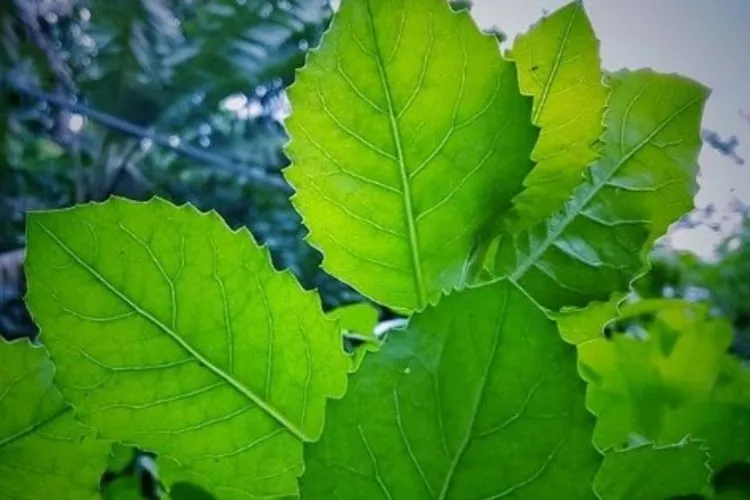
#> input picture LKP-2/images/daun.jpg, 750 x 500 px, given in place of Lenna.png, which was not available
$ python lkp2.py
#> lines starting #> are read from the running program, lines starting #| are printed output that depends on the picture; after the words box and inside, x2 and y2 are one past the last pixel; in counts of white or black regions, pixels touching at a corner belong together; long printed decimals are rounded; pictures that were not available may be replaced by others from this repository, and a replacement may not be noted
import cv2

# 1) Baca citra
img = cv2.imread("images/Lenna.png")
#> img is the input picture: shape (500, 750, 3); mean B, G, R 39.4, 138.5, 73.7
if img is None:
    print("Citra tidak ditemukan!")
    raise SystemExit

# 2) Konversi ke HSV
hsv = cv2.cvtColor(img, cv2.COLOR_BGR2HSV)
#> hsv: shape (500, 750, 3); mean H, S, V 59.9, 204.4, 141.3

# 3) Split channel HSV
H, S, V = cv2.split(hsv)
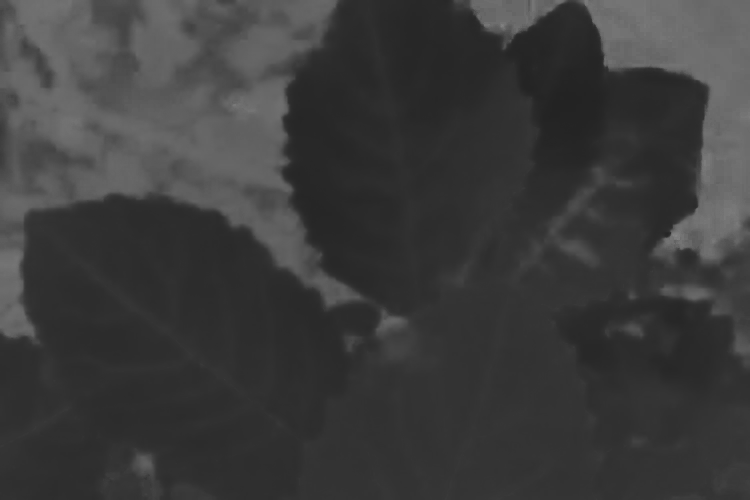
#> H: shape (500, 750); min 35, max 135, mean 59.9
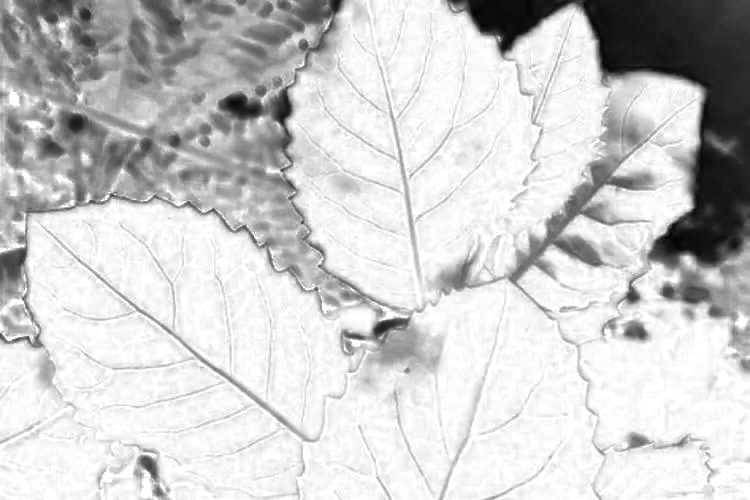
#> S: shape (500, 750); min 2, max 255, mean 204.4
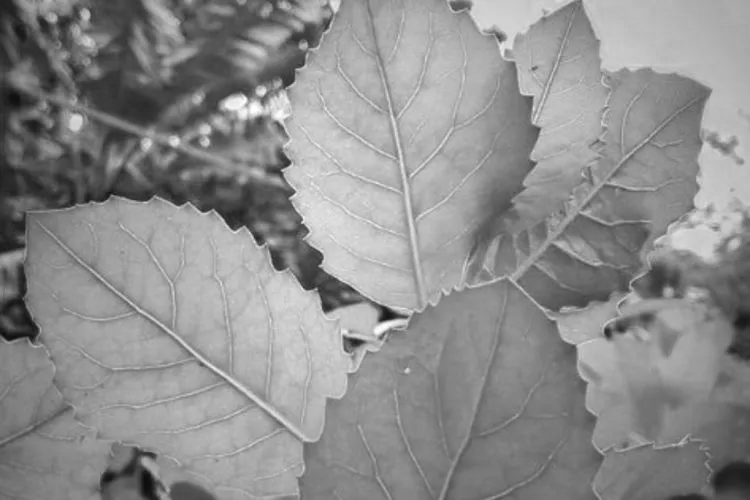
#> V: shape (500, 750); min 11, max 255, mean 141.3

# Ambil ukuran citra
rows, cols = H.shape
#> rows = 500; cols = 750
total_pixel = rows * cols
#> total_pixel = 375000

# 4) Hitung rata-rata intensitas tiap channel (MANUAL)
sum_H = sum_S = sum_V = 0

for i in range(rows):
    for j in range(cols):
        h = int(H[i, j])
        s = int(S[i, j])
        v = int(V[i, j])

        sum_H += h
        sum_S += s
        sum_V += v
#> after the loop, sum_H = 22466891; sum_S = 76647776; sum_V = 52983585

mean_H = sum_H / total_pixel
#> mean_H = 59.91
mean_S = sum_S / total_pixel
#> mean_S = 204.4
mean_V = sum_V / total_pixel
#> mean_V = 141.3

print("Rata-rata Hue:", mean_H)
#| Rata-rata Hue: 59.912
print("Rata-rata Saturation:", mean_S)
#| Rata-rata Saturation: 204.394
print("Rata-rata Value:", mean_V)
#| Rata-rata Value: 141.290

# 5) Thresholding manual
H_out = H.copy()
S_out = S.copy()
V_out = V.copy()

for i in range(rows):
    for j in range(cols):
        H_out[i, j] = 255 if int(H[i, j]) >= mean_H else 0
        S_out[i, j] = 255 if int(S[i, j]) >= mean_S else 0
        V_out[i, j] = 255 if int(V[i, j]) >= mean_V else 0
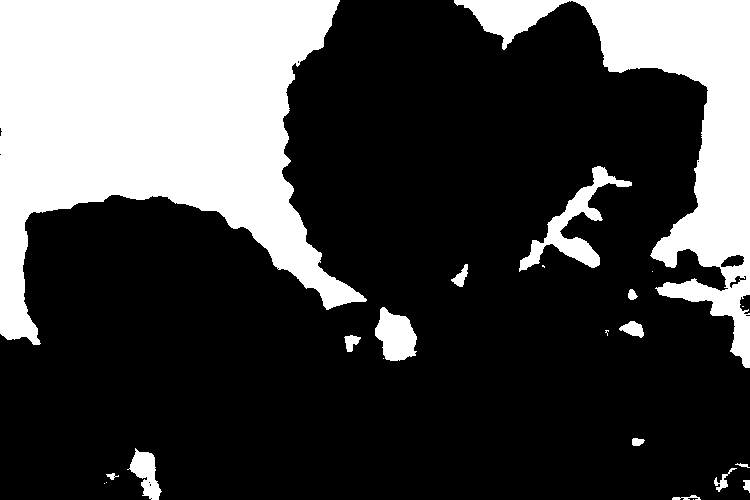
#> H_out: shape (500, 750); 27.8% white; 23 white regions (8 under 20 px), largest, box (x1, y1, x2, y2) and area: (0, 0, 367, 345) 70223, (454, 0, 750, 368) 27693, (519, 166, 632, 272) 2793
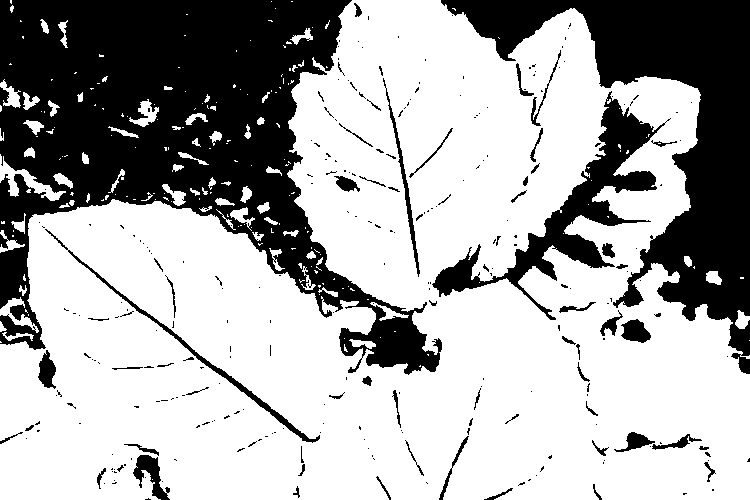
#> S_out: shape (500, 750); 66.6% white; 282 black regions (218 under 20 px), largest, box (x1, y1, x2, y2) and area: (0, 0, 442, 375) 72591, (441, 0, 750, 374) 34503, (432, 91, 671, 320) 9444
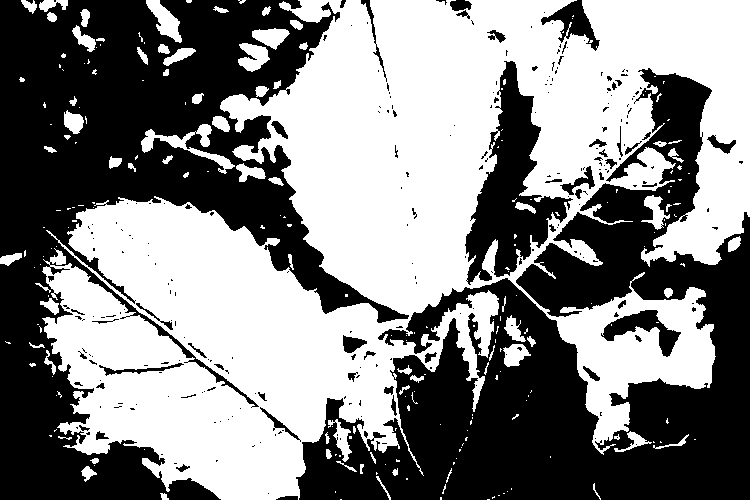
#> V_out: shape (500, 750); 52.2% white; 262 black regions (206 under 20 px), largest, box (x1, y1, x2, y2) and area: (0, 0, 409, 500) 83355, (296, 68, 750, 500) 79328, (465, 61, 573, 285) 9600

# Simpan hasil (opsional)
cv2.imwrite("images/Hue_Threshold.png", H_out)
cv2.imwrite("images/Saturati on_Threshold.png", S_out)
cv2.imwrite("images/Value_Threshold.png", V_out)

# 6) Tampilkan hasil
cv2.imshow("Hue Threshold", H_out)
cv2.imshow("Saturation Threshold", S_out)
cv2.imshow("Value Threshold", V_out)

cv2.waitKey(0)
cv2.destroyAllWindows()
